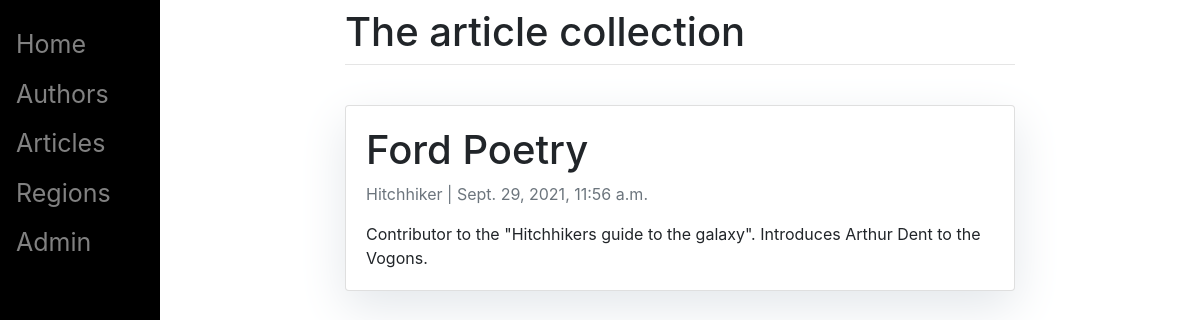
The page /authors/ford-poetry/ on the database its author committed.
### playground/models.py (models this page shows, shortened)
class Author(models.Model):
    first_name = models.CharField(max_length=100)
    last_name = models.CharField(max_length=100)
    occupation = models.CharField(max_length=100)
    biography = models.TextField()
    slug = models.SlugField(unique = True, null = False, blank = True)
    joined = models.DateTimeField(auto_now_add = True)
    class Meta:
        ordering = ['-joined']

### playground/views.py (the view)
# urls.py: path('authors/<slug:slug>/', views.AuthorDetail.as_view() , name = "author_detail"),
class AuthorDetail(generic.DetailView):
    model = Author
    template_name = 'author/author_detail.html'

### playground/templates/author/author_detail.html
{% extends 'base.html' %} {% block content %}
<div class="container">
    <div class="row">
        <div class="col-md-20 card mb-4  mt-3 left  top">
        <div class="card-body">
            <h1>{% block title %} {{ author.first_name }} {{ author.last_name }} {% endblock title %}</h1>
            <p class="text-muted">{{ author.occupation }} | {{ author.joined }}</p>
            <p class="card-text ">{{ author.biography | safe }}</p>
        </div>
        </div>
    </div>
</div>
{% endblock content %}

### playground/templates/base.html (style rules this page uses)
body { font-family: "Roboto", sans-serif; font-size: 18px; background-color: #fdfdfd; }
.card { box-shadow: 0 16px 48px #E3E7EB; }

### rows shown on the page
Author: first_name "Ford", last_name "Poetry", occupation "Hitchhiker", joined "Sept. 29, 2021, 11:56 a.m.", biography "Contributor to the \"Hitchhikers guide to the galaxy\". Introduces Arthur Dent to the Vogons."
